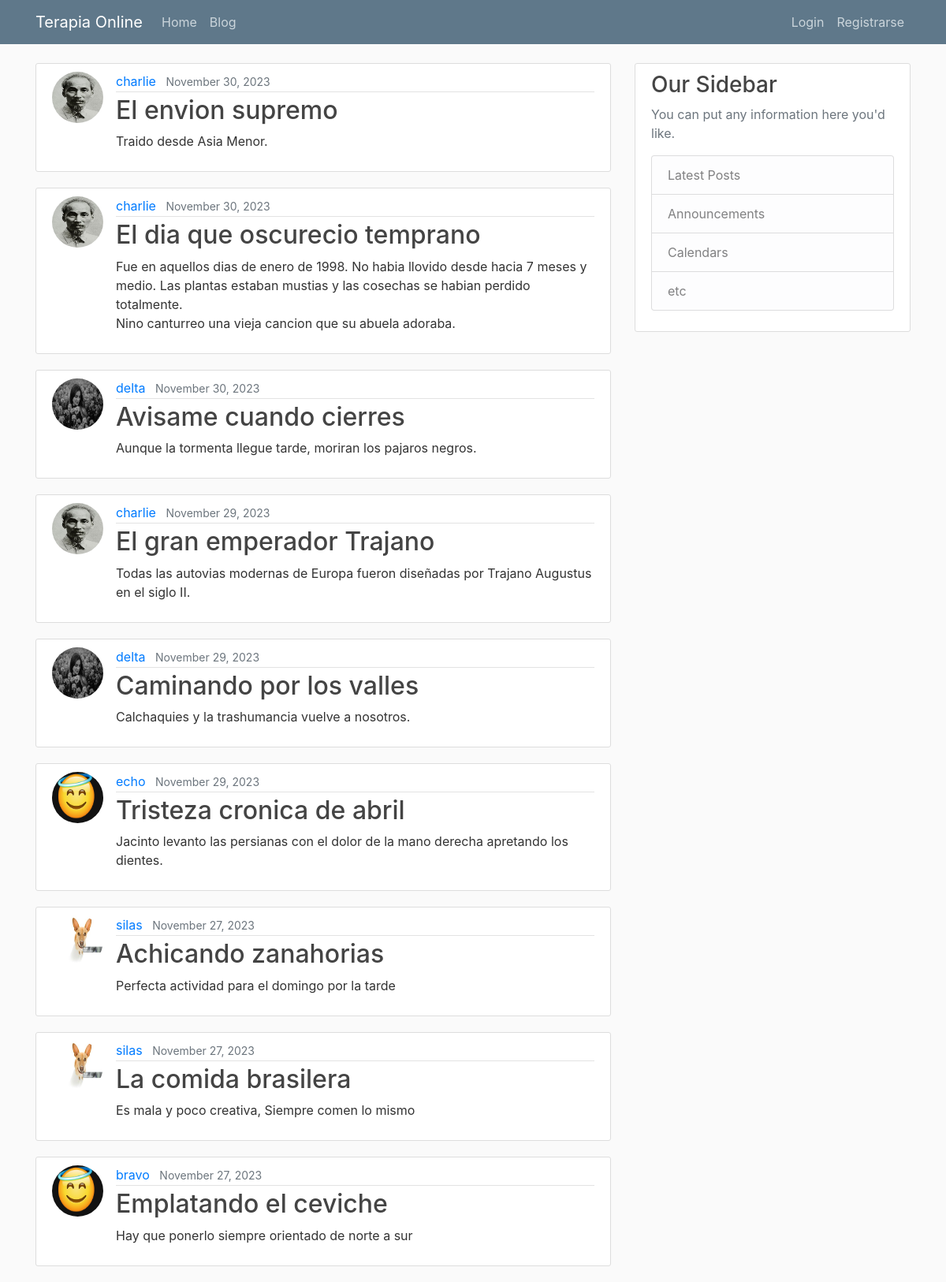
/blog/, run on an earlier commit of the app's database.
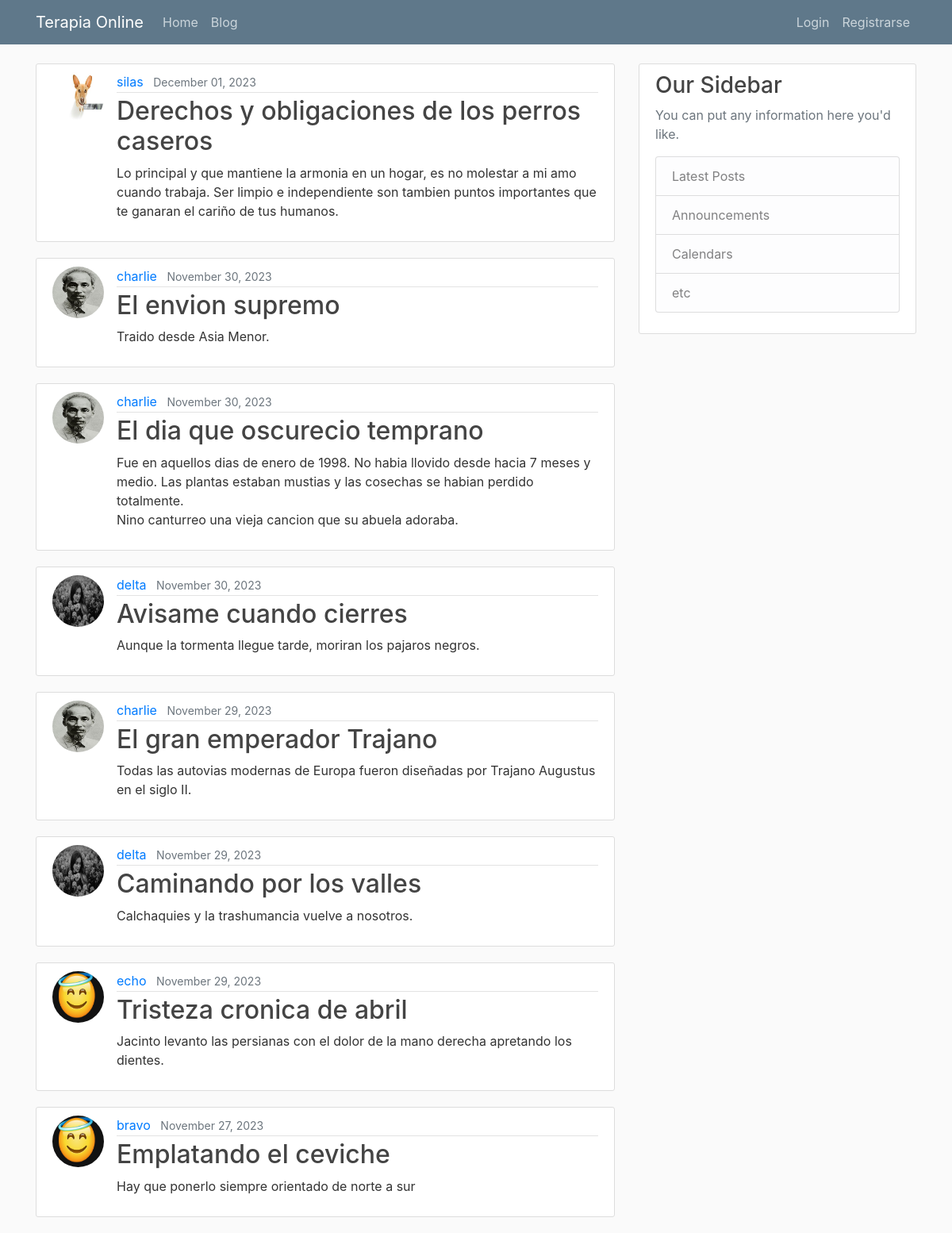
And on a later commit of the database.
### blog/models.py (models this page shows, shortened)
class Post(models.Model):
    title = models.CharField(max_length=100)
    content = models.TextField()
    date_posted = models.DateTimeField(default=timezone.now)
    author = models.ForeignKey(User, on_delete=models.CASCADE)
    def get_absolute_url(self):
        return reverse('blog:post-detalle', kwargs={"pk": self.pk})
    """
    In Django, the get_absolute_url method is used to get the canonical URL for an object. It tells Django how to calculate the URL for an object. In your Post model, the get_absolute_url method is using the reverse function to return the URL for the detail view of the post.

    The reverse function in Django is used to generate URLs by reversing the URL patterns defined in your urls.py. It takes a URL pattern name as its first argument and any arguments for the URL pattern as keyword arguments. In your case, reverse('post-detail', kwargs={'pk': self.pk}) is generating a URL for the post-detail view, passing the posts primary key (self.pk) as an argument.

    On the other hand, redirect is a function that returns an HttpResponseRedirect to the appropriate URL for the arguments passed. It can take a model, view name, or URL as its argument, and it will use get_absolute_url if a model is passed.

    So, the main difference between redirect and reverse is that redirect actually sends a redirect response to the user, while reverse simply calculates a URL. You would use reverse when you want to calculate a URL to use elsewhere in your code, and redirect when you want to send the user to a different page in response to an action (like creating a new post).
    """

### users/models.py (models this page shows, shortened)
class Profile(models.Model):
    user = models.OneToOneField(User, on_delete=models.CASCADE) #Delete profile when user is deleted.
    image = models.ImageField(default='default.jpg', upload_to='profile_pics')

### blog/views.py (the view)
# urls.py: path('', PostListView.as_view(), name='post-list'),
class PostListView(ListView):
    model = Post
    ordering = ['-date_posted'] # Orden negativo date_posted. Del ultimo al primer posteo. Como en los mails.

### blog/templates/blog/post_list.html (shortened to what this page needs)
{% extends "main/base.html" %}
{% block contenido %}
    {% for object in object_list %}
        <article class="media content-section">
            <img class="rounded-circle article-img" src="{{ object.author.profile.image.url }}">
            <div class="media-body">
                <div class="article-metadata">
                    <a class="mr-2" href="#">{{ object.author }}</a>
                    <small class="text-muted">{{ object.date_posted|date:"F d, Y" }}</small>
                </div>
                <h2><a class="article-title" href="{% url 'blog:post-detalle' object.id %}">{{ object.title }}</a></h2>
                <p class="article-content">{{ object.content }}</p>
            </div>
        </article>
    {% endfor %}
{% endblock contenido %}

### main/templates/main/base.html (shortened to what this page needs)
{% load static %}
<!DOCTYPE html>
<html lang="en">
<head>
    <link rel="stylesheet" href="https://cdn.jsdelivr.net/npm/bootstrap@4.6.2/dist/css/bootstrap.min.css">
    <link rel="stylesheet" type="text/css" href="{% static 'main/main.css' %}">
</head>
<body>
    <header class="site-header">
        <nav class="navbar navbar-expand-lg navbar-dark bg-steel fixed-top">
            <div class="container">
                <a class="navbar-brand mr4" href="{% url 'main:casa' %}">Terapia Online</a>
                <div class="collapse navbar-collapse" id="navbarToggle">
                    <div class="navbar-nav mr-auto">
                        <a class="nav-link" href="{% url 'main:casa' %}">Home</a>
                        <a class="nav-link" href="{% url 'blog:post-list' %}">Blog</a>
                    </div>
                    <div class="navbar-nav">
                        {% if user.is_authenticated %}
                            <span class="navbar-text usuario">Bienvenido {{user.username}}</span>
                            <a class="nav-link" href="{% url 'blog:post-nuevo' %}">New Post</a>
                            <a class="nav-link" href="{% url 'users:perfil' %}">Perfil</a>
                            <a class="nav-link" href="{% url 'users:logout' %}">Logout</a>
                        {% else %}
                            <a class="nav-link" href="{% url 'users:login' %}">Login</a>
                            <a class="nav-link" href="{% url 'users:registro' %}">Registrarse</a>
                        {% endif %}
                    </div>
                </div>
            </div>
        </nav>
    </header>
    <main class="container">
        <div class="row">
            <div class="col-md-8">
                {% block contenido %}{% endblock %}
            </div>
            <div class="col-md-4">
                <div class="content-section">
                    <h3>Our Sidebar</h3>
                    <p class='text-muted'>You can put any information here you'd like.
                    <ul class="list-group">
                        <li class="list-group-item list-group-item-light">Latest Posts</li>
                        <li class="list-group-item list-group-item-light">Announcements</li>
                        <li class="list-group-item list-group-item-light">Calendars</li>
                        <li class="list-group-item list-group-item-light">etc</li>
                    </ul>
                    </p>
                </div>
            </div>
        </div>
    </main>
</body>
</html>

### main/static/main/main.css (style rules this page uses)
body { background: #fafafa; color: #333333; margin-top: 5rem; }
h1, h2, h3, h4, h5, h6 { color: #444444; }
ul { margin: 0; }
.bg-steel { background-color: #5f788a; }
.site-header .navbar-nav .nav-link { color: #cbd5db; }
.content-section { background: #ffffff; padding: 10px 20px; border: 1px solid #dddddd; border-radius: 3px; margin-bottom: 20px; }
.article-title { color: #444444; }
.article-content { white-space: pre-line; }
.article-img { height: 65px; width: 65px; margin-right: 16px; }
.article-metadata { padding-bottom: 1px; margin-bottom: 4px; border-bottom: 1px solid #e3e3e3 }

What changed in the data, as far as the page shows it:
removed Post: author.profile.image (picture), author "silas", date_posted "November 27, 2023", title "Achicando zanahorias", content "Perfecta actividad para el domingo por la tarde"
removed Post: author.profile.image (picture), author "silas", date_posted "November 27, 2023", title "La comida brasilera", content "Es mala y poco creativa, Siempre comen lo mismo"
added Post: author.profile.image (picture), author "silas", date_posted "December 01, 2023", title "Derechos y obligaciones de los perros caseros", content "Lo principal y que mantiene la armonia en un hogar, es no molestar a mi amo cuando trabaja. Ser limpio e independiente son tambien puntos importantes que te ganaran el cariño de tus humanos."
